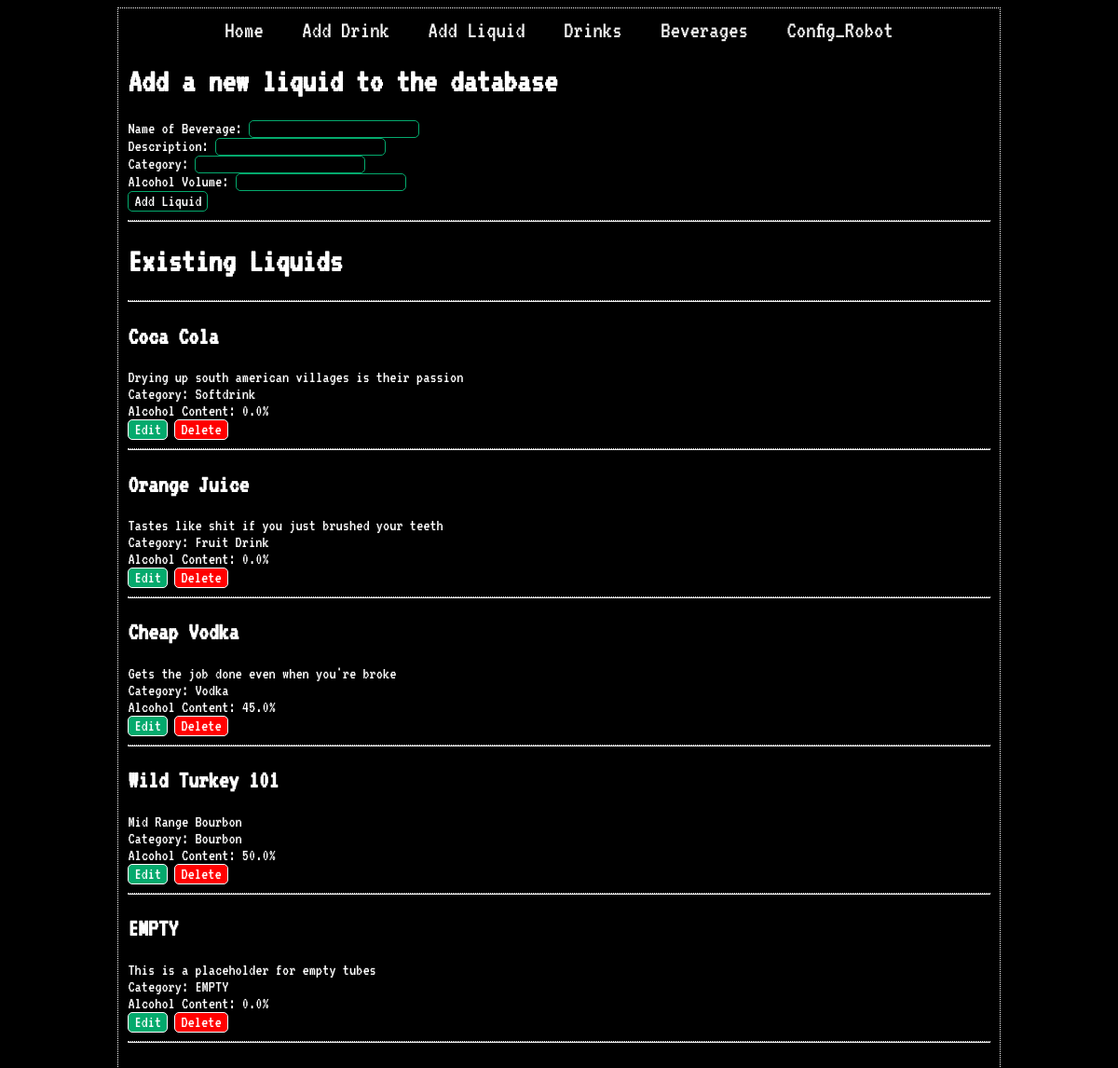
/admin/add_liquid, run on the app's committed database.
### app.py (models this page shows)
class Liquid(db.Model):
    id = db.Column(db.Integer, primary_key=True)
    name = db.Column(db.String(50), nullable=False)
    alc_category = db.Column(db.String(20), nullable=False)
    description = db.Column(db.Text, nullable=True)
    alc_content = db.Column(db.Float, nullable=True)

### app.py (the view)
@app.route('/admin/add_liquid', methods=['GET', 'POST'])
def add_liquid():
    if request.method == 'POST':
        db_operations.add_liquid_to_db(db, request)
        all_liquids = Liquid.query.all()
        return redirect('/admin/add_liquid')
    else:
        all_liquids = Liquid.query.all()
        return render_template('/admin/add_liquid.html', liquids=all_liquids)

### templates/admin/add_liquid.html (shortened to what this page needs)
{% extends 'base.html' %}
{% block body %}
<h1> Add a new liquid to the database </h1>
<form action='/admin/add_liquid' method='POST'>
	Name of Beverage: <input type='text' name='name' id='name' required>
	<br>
	Description: <input type='text' name='description' id='description' required>
	<br>
	Category: <input type='text' name='category' id='category' required>
	<br>
	Alcohol Volume:  <input type='number' name='alc_volume' id='alc_volume' required>
	<br>
	<input class="have_drink" type='submit' value='Add Liquid'>
</form>
<hr>
<h1> Existing Liquids </h1>
<hr>
	{% for liquid in liquids  %}
		<h2>{{ liquid.name }}</h2>
		{{ liquid.description }}
		<br>Category: {{ liquid.alc_category }}
		<br>Alcohol Content: {{ liquid.alc_content }}%
		<br>
		<form class="edit_drink" action='/admin/liquid/edit/{{liquid.id}}'>
			<input type="submit" value="Edit" />
		</form>
		<form class="delete_drink" action='/admin/liquid/delete/{{liquid.id}}'>
			<input type="submit" value="Delete" />
		</form>
		<hr>
	{% endfor %}
{% endblock %}

### static/css/main.css (style rules this page uses)
html, body { margin: 100; padding: 100; font-family: 'VT323', monospace; font-size: large; }
body { color: white; background-color: black; }
input[type="text"] { background: transparent; border: white; }
hr { border-top: 0.5px dotted white; }
form { display: inline; }
.edit_drink [type='submit'] { background-color: #04AA6D; color: white; border:1px solid white; display: inline; }
.delete_drink [type='submit'] { background-color: red; color: white; border:1px solid white; display: inline; }
input[type="text"] { background: transparent; border:1px solid #04AA6D; border-radius: 5px; color: white; }
input[type="number"] { background: transparent; border:1px solid #04AA6D; border-radius: 5px; color: white; }
input[type="submit"] { background: transparent; border:1px solid #04AA6D; color: white; border-radius: 5px; font-family: 'VT323', monospace; font-size: large; }

### data on the page
Liquid: name "Coca Cola", description "Drying up south american villages is their passion", alc_category "Softdrink", alc_content "0.0"
Liquid: name "Orange Juice", description "Tastes like shit if you just brushed your teeth", alc_category "Fruit Drink", alc_content "0.0"
Liquid: name "Cheap Vodka", description "Gets the job done even when you're broke", alc_category "Vodka", alc_content "45.0"
Liquid: name "Wild Turkey 101", description "Mid Range Bourbon", alc_category "Bourbon", alc_content "50.0"
Liquid: name "EMPTY", description "This is a placeholder for empty tubes", alc_category "EMPTY", alc_content "0.0"
